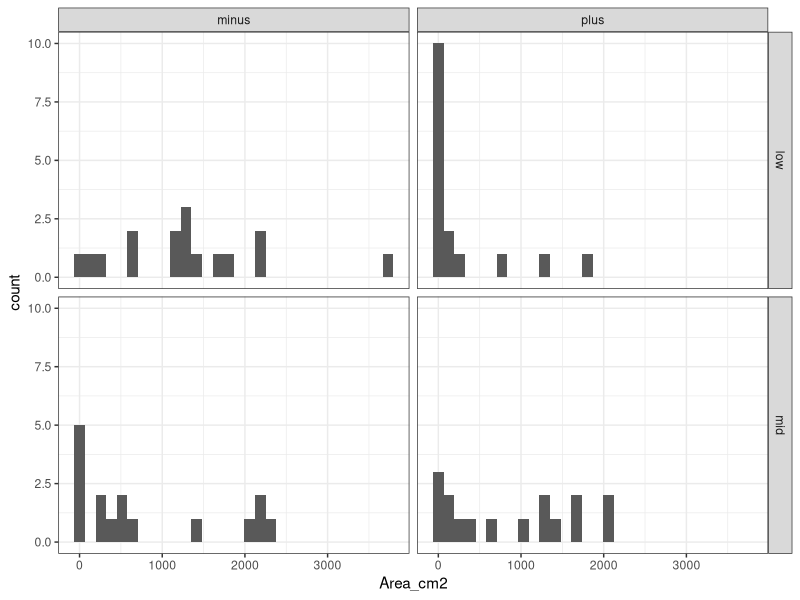
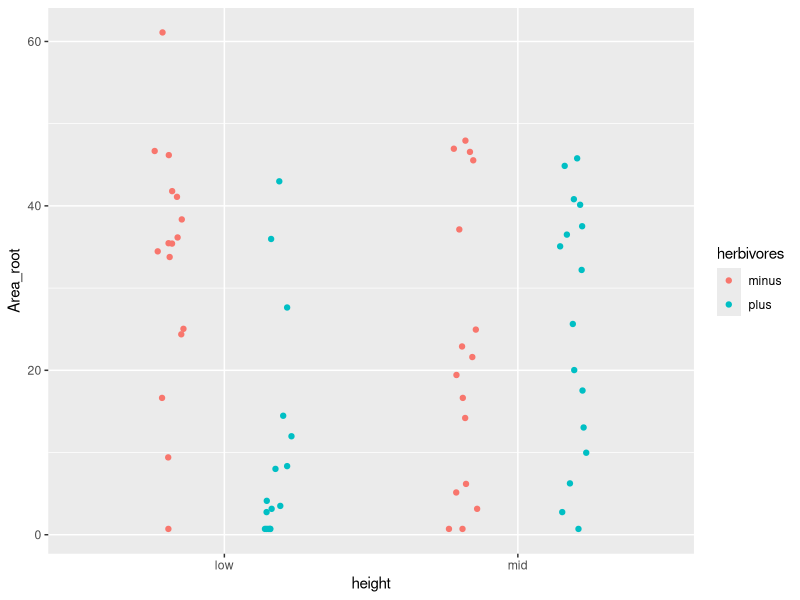
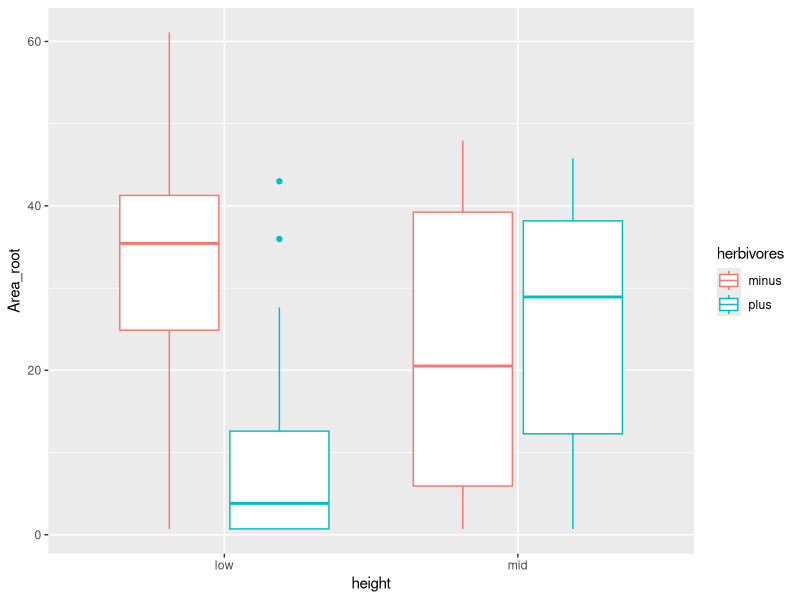
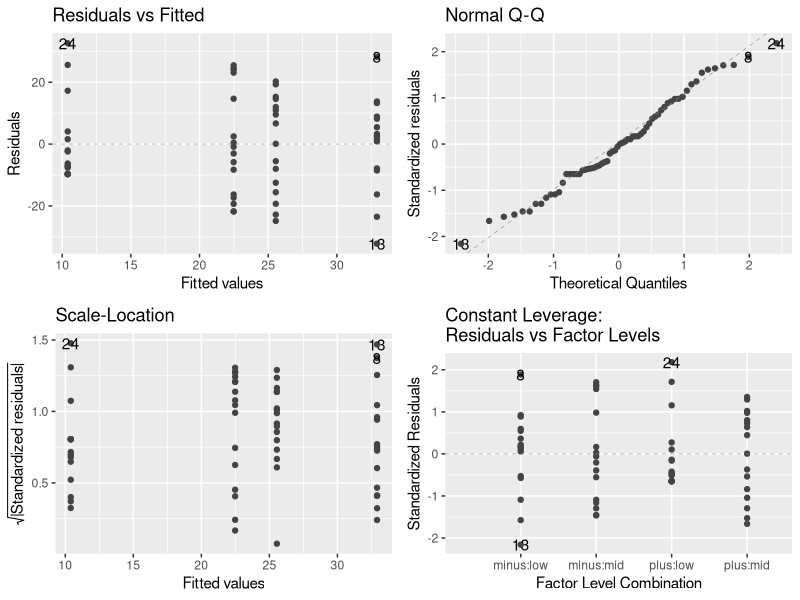
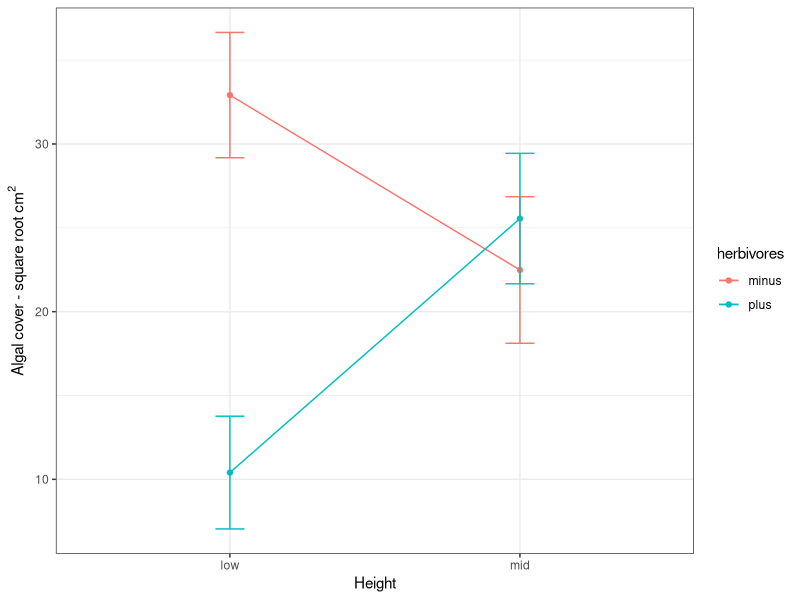

Write R code to recreate these figures, in order.
## ---- chunk 1
knitr::opts_chunk$set(echo = TRUE)
knitr::opts_knit$set(root.dir = '../../../')
## ---- chunk 2
suppressPackageStartupMessages({
  # Importing libraries
  library("ggplot2")
  library("dplyr")
  library("ggfortify")
  library('tidyverse')
  library('GGally')
})


# data
data <- read.csv("data/intertidalalgae.csv", stringsAsFactors = T)  
## ---- chunk 3
glimpse(data)
## ---- chunk 4
summary(data)
## ---- chunk 5
table(data$herbivores)
## ---- chunk 6
levels(data$herbivores)
## ---- chunk 7
summary_data <- data %>%
  group_by(height, herbivores) %>%
  summarise()
summary_data
## ---- chunk 8
ggplot(data, aes(x = Area_cm2)) +
  geom_histogram() +
  facet_grid(~height ~ herbivores) +
  theme_bw()
## ---- chunk 9
data <- mutate(data, Area_root = sqrt(Area_cm2))
## ---- chunk 10
ggplot(data, aes(x = height, y = Area_root, color = herbivores)) +
  geom_point(position = position_jitterdodge(jitter.width = 0.2))
## ---- chunk 11
ggplot(data, aes(x = height, y = Area_root, color = herbivores)) +
  geom_boxplot()
## ---- chunk 12
summary_algae <- data %>%
  group_by(height, herbivores) %>%
  summarise(mean = mean(Area_root), sd = sd(Area_root), se = sd(Area_root) / sqrt(n()))

options(pillar.sigfig = 4)
summary_algae

## ---- chunk 13
model_algae <- lm(Area_root ~ herbivores * height, data = data)
## ---- chunk 14
autoplot(model_algae, smooth.colour = NA)
## ---- chunk 15
anova(model_algae)
## ---- chunk 16
summary(model_algae)
## ---- chunk 17
conf_intervals <- confint(model_algae, level = 0.95)
conf_intervals
## ---- chunk 18

ggplot(summary_algae, aes(x = height, y = mean,
                   color = herbivores, group = herbivores)) +
  geom_point() +
  geom_line() +
  geom_errorbar(aes(ymin = mean - se, ymax = mean + se), width = 0.1) +
  ylab(expression("Algal cover - square root cm"^"2")) +
  xlab('Height') +
  theme_bw()
